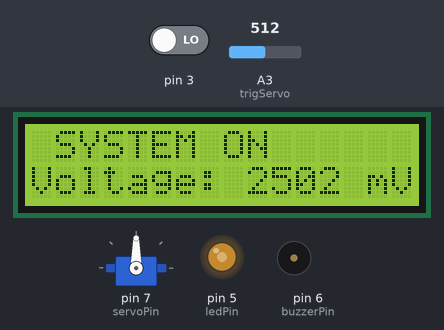
Recording of a sketch running on a simulated Arduino Uno, built with avr-gcc and run on an emulated ATmega328P. Shown: servo, 16×2 character LCD, output pins drawn as LEDs (lit = HIGH), buzzer (waves = sounding, pin HIGH). The inputs (shaded band) are chosen by the test bench; at power-on: A3 (trigServo) = 512, pin 3 LOW.

Above: at 1.2 s.
1.3 s: A3 (trigServo) set to 0
At 3.1 s:
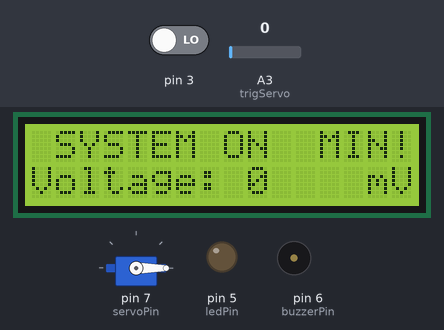
3.5 s: A3 (trigServo) set to 1023
At 4.6 s:
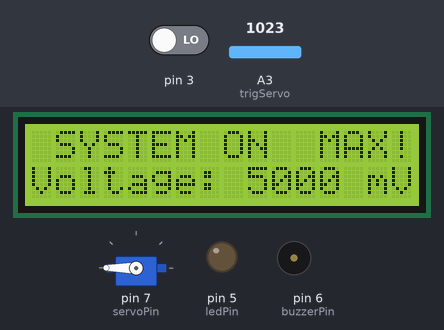
6.2 s: pin 3 driven HIGH
At 8.0 s:
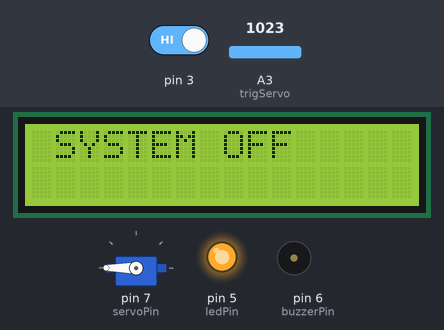
8.4 s: pin 3 driven LOW
At 9.4 s:
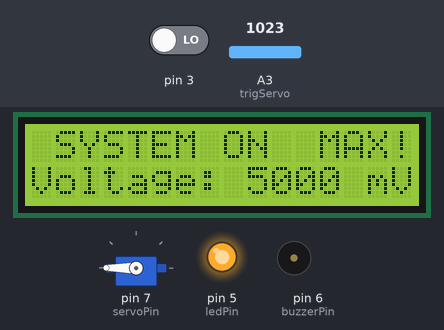
11.7 s: A3 (trigServo) set to 1015
At 12.4 s:
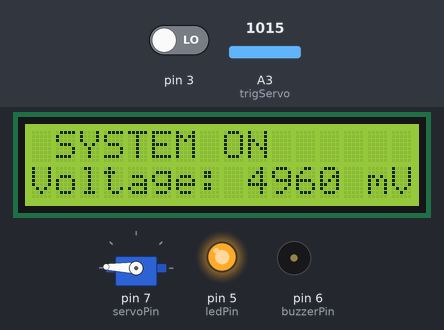
14.0 s: A3 (trigServo) set to 931
At 14.83 s:
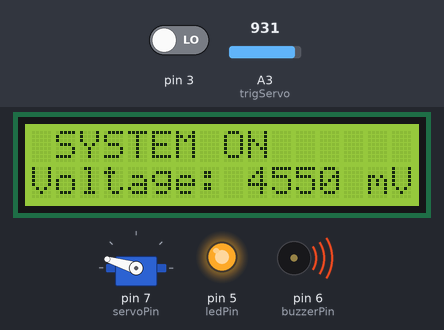
16.2 s: A3 (trigServo) set to 910
Timing chart, 0 to 19.2 s (numbered marks = the images above; inputs shaded):
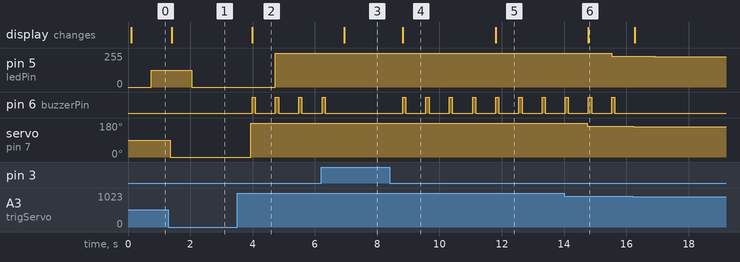

Measured:
- the behaviour switches between 1023 and 1022 on A3 (trigServo) (found by bisection; images 4 and 5)
- after the input at 1.3 s, pin 5 (ledPin): 127/255 → 0/255 after 0.74 s; servo on pin 7 (servoPin): 90° → 0° after 0.05 s; the display: changes after 0.10 s (image 1)
- after the input at 3.5 s, pin 5 (ledPin): 0/255 → 255/255 after 1.2 s; pin 6 (buzzerPin): alternates HIGH for 0.10 s and LOW for 0.65 s, starting after 0.48 s; servo on pin 7 (servoPin): 0° → 180° after 0.44 s; the display: changes after 0.48 s (image 2)
- after the input at 6.2 s, pin 6 (buzzerPin): goes on until 6.3 s, then stays LOW; the display: changes after 0.74 s (image 3)
- after the input at 8.4 s, pin 6 (buzzerPin): alternates HIGH for 0.10 s and LOW for 0.65 s, starting after 0.42 s; the display: changes after 0.42 s (image 4)
- after the input at 11.7 s, pin 5 (ledPin): 255/255 → 252/255 after 0.85 s; servo on pin 7 (servoPin): 180° → 178° after 0.06 s; the display: changes after 0.11 s (image 5)
- after the input at 14.0 s, pin 5 (ledPin): 252/255 → 232/255 after 1.5 s; servo on pin 7 (servoPin): 178° → 163° after 0.74 s; the display: changes after 0.78 s (image 6)
- after the input at 16.2 s, pin 5 (ledPin): 232/255 → 226/255 after 0.72 s; pin 6 (buzzerPin): stops changing and stays LOW; servo on pin 7 (servoPin): 163° → 160° at once

The sketch:

PotentiometerLCD.ino
```cpp
#include <LiquidCrystal_I2C.h>
#include <Servo.h>

// Initialize LCD and Servo objects
LiquidCrystal_I2C lcdPanel(0x3F, 16, 2);
Servo myServo;

// Define pin constants
const int ledPin = 5;
const int buzzerPin = 6;
const int servoPin = 7;

// Initialize variables
int voltage = 0;
int brightness = 0;

void setup() {
  // Set input and output pins
  pinMode(3, INPUT);
  pinMode(4, INPUT);
  pinMode(A3, INPUT);
  pinMode(ledPin, OUTPUT);
  pinMode(buzzerPin, OUTPUT);

  // Attach servo to its pin
  myServo.attach(servoPin);

  // Initialize LCD panel and serial communication
  lcdPanel.begin();
  Serial.begin(9600);
}

void loop() {
  // Adjust brightness based on potentiometer value
  brightness = map(voltage, 0, 5000, 0, 255);

  // Main control structure
  if (digitalRead(3) == HIGH) {
    displayOff();  // Show screen for system OFF state
    delay(600);
  } else {
    digitalWrite(buzzerPin, LOW);
    voltage = analogRead(A3) * (5000.0 / 1023.0);

    // Call servo control function
    trigServo();

    displayOn();  // Show screen for system ON state
    analogWrite(ledPin, brightness);

    // Sound buzzer for high voltage condition
    if (voltage > 4500) {
      soundBuzzer();
    }
    delay(600);
  }
}

void displayOff() {
  // Clear LCD and display system OFF message
  lcdPanel.clear();
  lcdPanel.setCursor(1, 0);
  lcdPanel.print("SYSTEM OFF");
}

void displayOn() {
  // Clear LCD and display system ON message with voltage information
  lcdPanel.clear();
  lcdPanel.setCursor(1, 0);
  lcdPanel.print("SYSTEM ON");
  lcdPanel.setCursor(0, 1);
  lcdPanel.print("Voltage: ");
  lcdPanel.print(voltage);
  lcdPanel.setCursor(13, 1);
  lcdPanel.print(" mV");

  // Additional messages based on voltage condition
  if (voltage == 5000) {
    lcdPanel.setCursor(12, 0);
    lcdPanel.print("MAX!");
  } else if (voltage == 0) {
    lcdPanel.setCursor(12, 0);
    lcdPanel.print("MIN!");
  }
}

void soundBuzzer() {
  // Produce two short beep sounds
  for (int i = 0; i < 2; i++) {
    digitalWrite(buzzerPin, HIGH);
    delay(50);
    digitalWrite(buzzerPin, LOW);
  }
}

void trigServo() {
  // Read potentiometer value and map it to servo angle
  int servoVal = map(analogRead(A3), 0, 1023, 0, 180);

  // Move the servo to the specified angle
  myServo.write(servoVal);

  delay(15);
}
```
